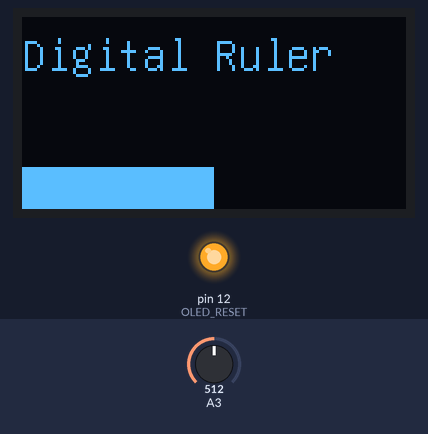
This sketch was run on a simulated Arduino Uno, built with avr-gcc and run on an emulated ATmega328P. Shown: 128×64 one-colour display, output pins drawn as LEDs (lit = HIGH). Inputs (shaded band) come from the test bench; at power-on: A3 = 512.

Above: at 1.3 s.
1.4 s: A3 set to 716
At 1.9 s:
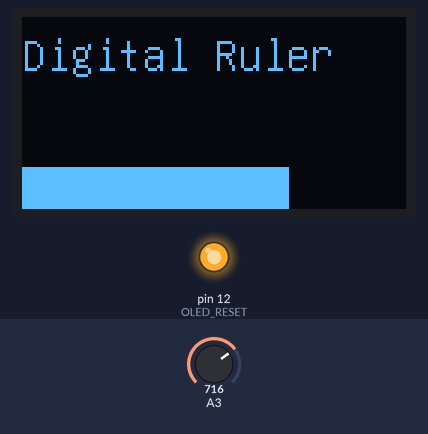
3.0 s: A3 set to 900
At 3.9 s:
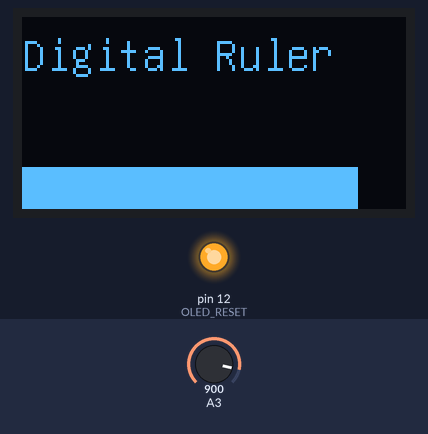
4.7 s: A3 set to 1023
At 6.1 s:
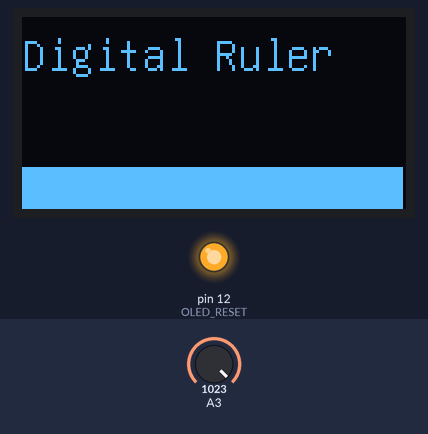
Timing chart, 0 to 7.7 s (numbered marks = the images above; inputs shaded):
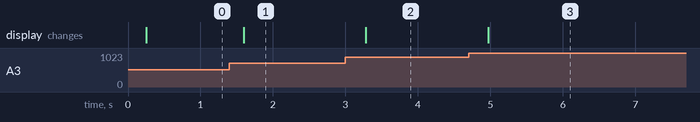

The sketch:

code.ino
```cpp
#include "U8glib.h"

// Only use this if you're using an i2c OLED.
//U8GLIB_SSD1306_128X64 u8g(U8G_I2C_OPT_NONE | U8G_I2C_OPT_DEV_0);

// This is for SPI OLEDs
U8GLIB_SH1106_128X64 u8g(13, 11, 9, 10); // SCK = 13, MOSI = 11, CS = 10, A0 = 9
#define OLED_RESET 12

uint16_t dist = 0; //between 0 and 1023
float refresh = 1000/60; //60 Hz


void draw(void) {
 // graphic commands to redraw the complete screen should be placed here
 u8g.setFont(u8g_font_unifont);
 //u8g.setFont(u8g_font_osb21);
 u8g.drawStr( 0, 18, "Digital Ruler");
 u8g.drawBox( 0, 50, dist >> 3 , 14 );

}
void setup(void) {
 u8g.setColorIndex(1);
 Serial.begin(9600);

 //Reset the OLED
 pinMode(OLED_RESET, OUTPUT);
 digitalWrite(OLED_RESET, LOW);
 delay(100);
 digitalWrite(OLED_RESET, HIGH);
}

void loop(void) {
  //Serial.println("helloworld");
  dist = analogRead(A3);
 // picture loop
 u8g.firstPage();
 do {
 draw();
 } while( u8g.nextPage() );

 delay(refresh);
}
```

Measured:
- after the input at 1.4 s, the display: changes after 0.19 s (image 1)
- after the input at 3.0 s, the display: changes after 0.28 s (image 2)
- after the input at 4.7 s, the display: changes after 0.27 s (image 3)
